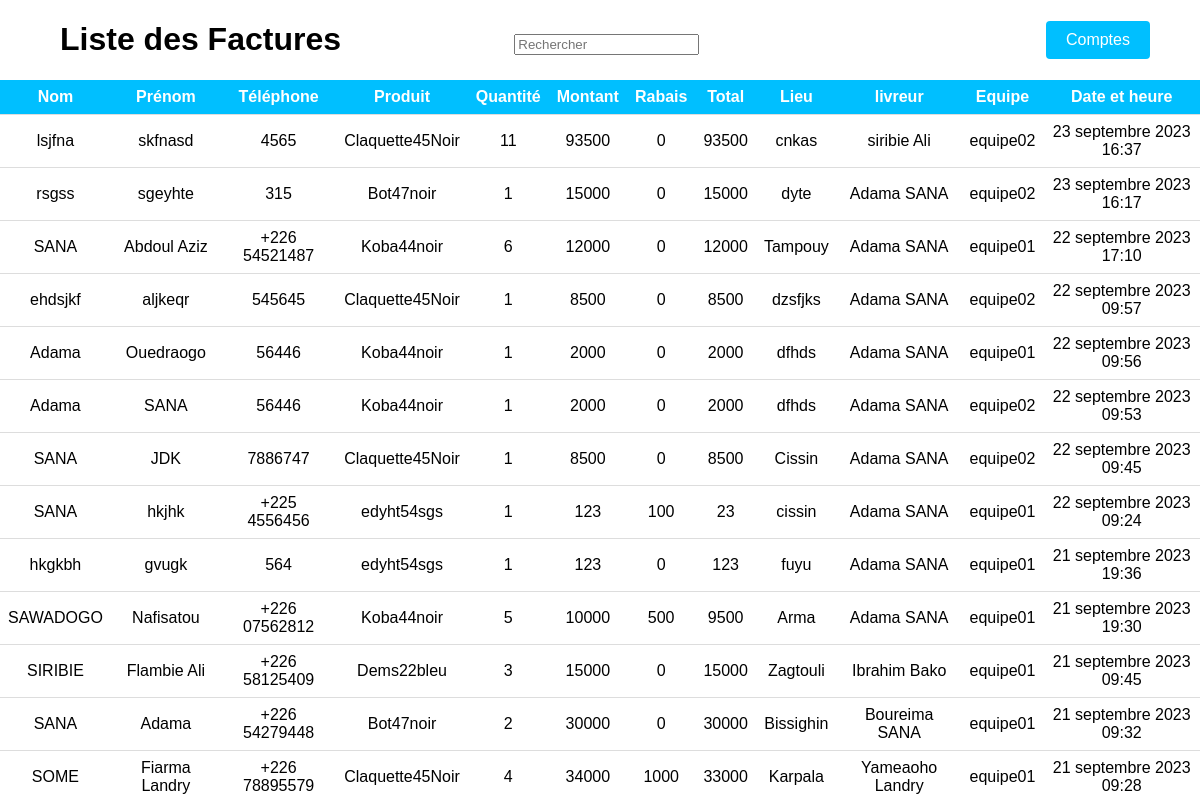
Page /factures (signed in) on the earlier database version.
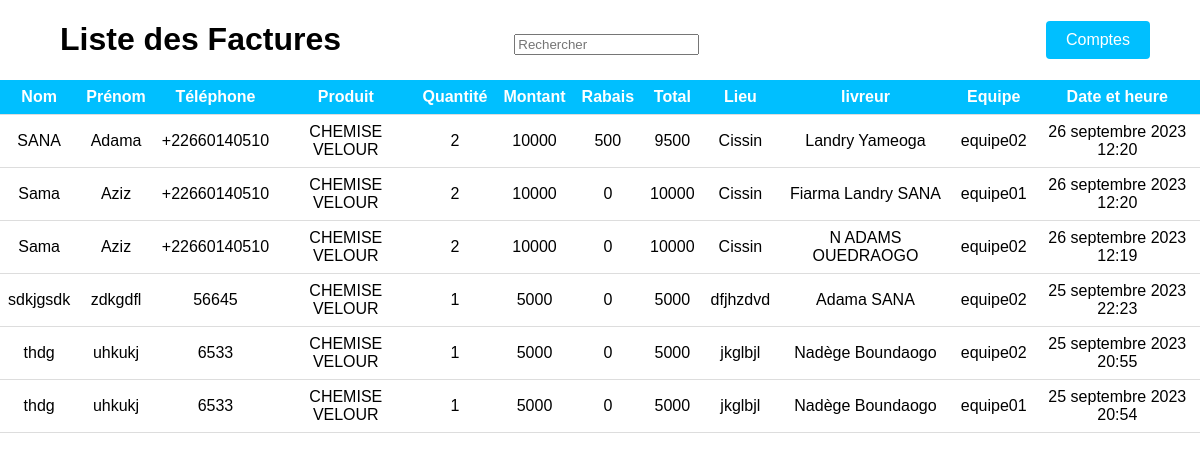
Same page on the later database version.
### Gestion/models.py (models this page shows, shortened)
class Facture(models.Model):
    No = models.AutoField(primary_key=True)
    Nom = models.CharField(max_length=25)
    Prenom = models.TextField()
    Telephone = models.CharField(max_length=8)
    Produit = models.ForeignKey(Produit, related_name='factures', on_delete=models.CASCADE)
    Quantite = models.IntegerField(default=1)
    Montant = models.IntegerField(default=1)
    Rabais = models.IntegerField(default=0)
    Total = models.IntegerField(default=0)
    Lieu = models.TextField(default="Boutique")
    Livreur = models.CharField(max_length=10, default="Boutique")
    date_et_heure = models.DateTimeField(default=timezone.now)
    EQUIPE_CHOICES = [
        ("equipe01", "equipe01"),
        ("equipe 02", "equipe 02"),
    ]
    Equipe = models.CharField(max_length=10, choices=EQUIPE_CHOICES, default="equipe01")
    class meta:
        ordering = ['-date_added']
        verbose_name = ("Facture")
        verbose_name_plural = ("Factures")

class Produit(models.Model):
    Name = models.CharField(max_length=15)
    Description = models.TextField()
    Prix = models.IntegerField(default=8500)
    Quantite = models.IntegerField(default=0)
    Id = models.CharField(max_length=30, primary_key=True)
    Image = models.ImageField(upload_to= 'media', blank=True)
    date_added = models.DateTimeField(auto_now=True)
    def __str__(self) -> str:
        return f"{self.Id}"
    class meta:
        ordering = ['-date_added']
        verbose_name = ("Produit")
        verbose_name_plurial = ("Produits")

### Gestion/views.py (the view)
# urls.py: path('factures', facture, name='page_factures'),
@login_required(login_url='login')
def facture(request):
    if(request.method == "GET"):
        factures = reversed(Facture.objects.all())
        context = {"factures": factures}
        return render (request, 'gestion/factures.html', context=context)

### Gestion/templates/gestion/factures.html (shortened to what this page needs)
<!DOCTYPE html>
<html>
<head>
</head>
<body>
    <div class="header">
        <h1 style="margin-left: 5%;">Liste des Factures</h1>
        <div class="search-container" style="margin-top:10px;">
            <input type="text" id="search-input" placeholder="Rechercher">
        </div></br>
        <a href="{% url 'compter' %}" style="margin-right: 50px;" class="create-button">Comptes</a>
    </div>
    <table class="common-style">
        <tr>
            <th>Nom</th>
            <th>Prénom</th>
            <th>Téléphone</th>
            <th>Produit</th>
            <th>Quantité</th>
            <th>Montant</th>
            <th>Rabais</th>
            <th>Total</th>
            <th>Lieu</th>
            <th>livreur</th>
            <th>Equipe</th>
            <th>Date et heure</th>
        </tr>
        {% for facture in factures %}
        <tr onclick="window.location='{% url 'profil_facture' facture_id=facture.No %}';" style="cursor: pointer;">
            <td>{{ facture.Nom }}</td>
            <td>{{ facture.Prenom }}</td>
            <td>{{ facture.Telephone }}</td>
            <td>{{ facture.Produit }}</td>
            <td>{{ facture.Quantite }}</td>
            <td>{{ facture.Montant }}</td>
            <td>{{ facture.Rabais }}</td>
            <td>{{ facture.Total }}</td>
            <td>{{ facture.Lieu }}</td>
            <td>{{ facture.Livreur }}</td>
            <td>{{ facture.Equipe }}</td>
            <td>{{ facture.date_et_heure }}</td>
        </tr>
        {% endfor %}
    </table>
</body>
</html>

Differences in the rows shown:
removed Facture: Nom "lsjfna", Prenom "skfnasd", Telephone "4565", Produit "Claquette45Noir", Quantite "11", Montant "93500", Rabais "0", Total "93500", Lieu "cnkas", Livreur "siribie Ali", Equipe "equipe02", date_et_heure "23 septembre 2023 16:37"
removed Facture: Nom "rsgss", Prenom "sgeyhte", Telephone "315", Produit "Bot47noir", Quantite "1", Montant "15000", Rabais "0", Total "15000", Lieu "dyte", Livreur "Adama SANA", Equipe "equipe02", date_et_heure "23 septembre 2023 16:17"
removed Facture: Nom "SANA", Prenom "Abdoul Aziz", Telephone "+226 54521487", Produit "Koba44noir", Quantite "6", Montant "12000", Rabais "0", Total "12000", Lieu "Tampouy", Livreur "Adama SANA", Equipe "equipe01", date_et_heure "22 septembre 2023 17:10"
removed Facture: Nom "ehdsjkf", Prenom "aljkeqr", Telephone "545645", Produit "Claquette45Noir", Quantite "1", Montant "8500", Rabais "0", Total "8500", Lieu "dzsfjks", Livreur "Adama SANA", Equipe "equipe02", date_et_heure "22 septembre 2023 09:57"
removed Facture: Nom "Adama", Prenom "Ouedraogo", Telephone "56446", Produit "Koba44noir", Quantite "1", Montant "2000", Rabais "0", Total "2000", Lieu "dfhds", Livreur "Adama SANA", Equipe "equipe01", date_et_heure "22 septembre 2023 09:56"
removed Facture: Nom "Adama", Prenom "SANA", Telephone "56446", Produit "Koba44noir", Quantite "1", Montant "2000", Rabais "0", Total "2000", Lieu "dfhds", Livreur "Adama SANA", Equipe "equipe02", date_et_heure "22 septembre 2023 09:53"
removed Facture: Nom "SANA", Prenom "JDK", Telephone "7886747", Produit "Claquette45Noir", Quantite "1", Montant "8500", Rabais "0", Total "8500", Lieu "Cissin", Livreur "Adama SANA", Equipe "equipe02", date_et_heure "22 septembre 2023 09:45"
removed Facture: Nom "SANA", Prenom "hkjhk", Telephone "+225 4556456", Produit "edyht54sgs", Quantite "1", Montant "123", Rabais "100", Total "23", Lieu "cissin", Livreur "Adama SANA", Equipe "equipe01", date_et_heure "22 septembre 2023 09:24"
removed Facture: Nom "hkgkbh", Prenom "gvugk", Telephone "564", Produit "edyht54sgs", Quantite "1", Montant "123", Rabais "0", Total "123", Lieu "fuyu", Livreur "Adama SANA", Equipe "equipe01", date_et_heure "21 septembre 2023 19:36"
removed Facture: Nom "SAWADOGO", Prenom "Nafisatou", Telephone "+226 07562812", Produit "Koba44noir", Quantite "5", Montant "10000", Rabais "500", Total "9500", Lieu "Arma", Livreur "Adama SANA", Equipe "equipe01", date_et_heure "21 septembre 2023 19:30"
removed Facture: Nom "SIRIBIE", Prenom "Flambie Ali", Telephone "+226 58125409", Produit "Dems22bleu", Quantite "3", Montant "15000", Rabais "0", Total "15000", Lieu "Zagtouli", Livreur "Ibrahim Bako", Equipe "equipe01", date_et_heure "21 septembre 2023 09:45"
removed Facture: Nom "SANA", Prenom "Adama", Telephone "+226 54279448", Produit "Bot47noir", Quantite "2", Montant "30000", Rabais "0", Total "30000", Lieu "Bissighin", Livreur "Boureima SANA", Equipe "equipe01", date_et_heure "21 septembre 2023 09:32"
removed Facture: Nom "SOME", Prenom "Fiarma Landry", Telephone "+226 78895579", Produit "Claquette45Noir", Quantite "4", Montant "34000", Rabais "1000", Total "33000", Lieu "Karpala", Livreur "Yameaoho Landry", Equipe "equipe01", date_et_heure "21 septembre 2023 09:28"
added Facture: Nom "SANA", Prenom "Adama", Telephone "+22660140510", Produit "CHEMISE VELOUR", Quantite "2", Montant "10000", Rabais "500", Total "9500", Lieu "Cissin", Livreur "Landry Yameoga", Equipe "equipe02", date_et_heure "26 septembre 2023 12:20"
added Facture: Nom "Sama", Prenom "Aziz", Telephone "+22660140510", Produit "CHEMISE VELOUR", Quantite "2", Montant "10000", Rabais "0", Total "10000", Lieu "Cissin", Livreur "Fiarma Landry SANA", Equipe "equipe01", date_et_heure "26 septembre 2023 12:20"
added Facture: Nom "Sama", Prenom "Aziz", Telephone "+22660140510", Produit "CHEMISE VELOUR", Quantite "2", Montant "10000", Rabais "0", Total "10000", Lieu "Cissin", Livreur "N ADAMS OUEDRAOGO", Equipe "equipe02", date_et_heure "26 septembre 2023 12:19"
added Facture: Nom "sdkjgsdk", Prenom "zdkgdfl", Telephone "56645", Produit "CHEMISE VELOUR", Quantite "1", Montant "5000", Rabais "0", Total "5000", Lieu "dfjhzdvd", Livreur "Adama SANA", Equipe "equipe02", date_et_heure "25 septembre 2023 22:23"
added Facture: Nom "thdg", Prenom "uhkukj", Telephone "6533", Produit "CHEMISE VELOUR", Quantite "1", Montant "5000", Rabais "0", Total "5000", Lieu "jkglbjl", Livreur "Nadège Boundaogo", Equipe "equipe02", date_et_heure "25 septembre 2023 20:55"
added Facture: Nom "thdg", Prenom "uhkukj", Telephone "6533", Produit "CHEMISE VELOUR", Quantite "1", Montant "5000", Rabais "0", Total "5000", Lieu "jkglbjl", Livreur "Nadège Boundaogo", Equipe "equipe01", date_et_heure "25 septembre 2023 20:54"
